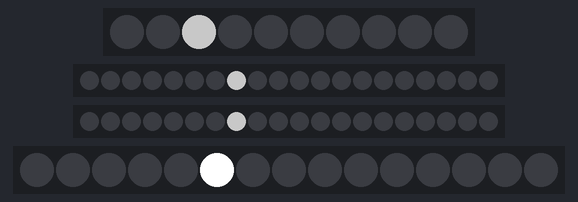
The sketch below on a simulated Arduino Uno, built with avr-gcc and run on an emulated ATmega328P. On the bench: 10 RGB LEDs in strip order, left to right, 2 × 20 RGB LEDs in strip order, left to right, 15 RGB LEDs in strip order, left to right. Dim RGB values are drawn brighter than linear.

Above: at 0.15 s.
At 4.98 s:
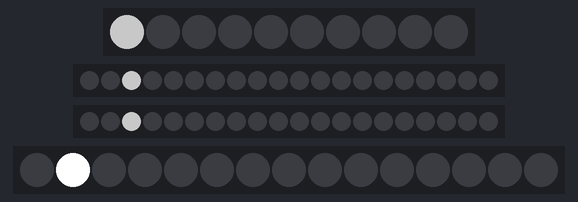
At 9.81 s:
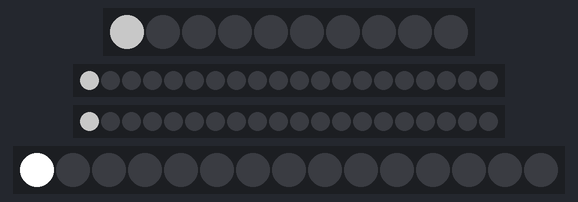
At 19.46 s:
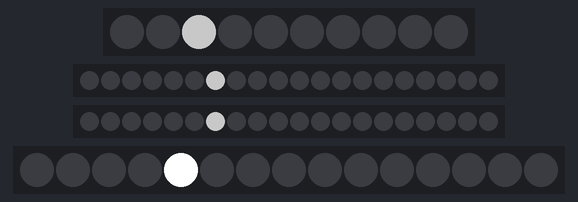
At 29.11 s:
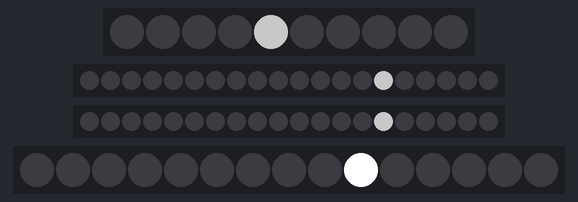
At 39.36 s:
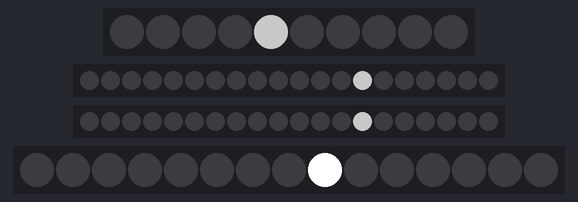

The sketch:

led_strip.ino
```cpp
#include <FastLED_NeoPixel.h>

// LED MAX between 0 to 255
#define STRIP_MAX 100
#define SKULL_MAX 255

FastLED_NeoPixel<10, 6, NEO_GRB> io;
FastLED_NeoPixel<20, 7, NEO_GRB> left;
FastLED_NeoPixel<20, 8, NEO_GRB> right;
FastLED_NeoPixel<15, 9, NEO_GRB> skull;


void setup() {

  io.begin();
  io.setBrightness(STRIP_MAX);

  right.begin();
  right.setBrightness(STRIP_MAX);

  left.begin();
  left.setBrightness(STRIP_MAX);

  skull.begin();
  skull.setBrightness(SKULL_MAX);

}

float t=0;
void loop() {
  if(t<6.28)
    t+=0.01;
  else
    t=0;

  io.setPixelColor((int)(((sin(t)+1)*2.5)), io.Color(255, 255, 255));
  io.show();

  right.setPixelColor((int)(((sin(t)+1)*7.5)), right.Color(255, 255, 255));
  right.show();

  left.setPixelColor((int)(((sin(t)+1)*7.5)), left.Color(255, 255, 255));
  left.show();

  skull.setPixelColor((int)(((sin(t)+1)*5)), skull.Color(255, 255, 255));
  skull.show();

  delay(1); //in milliseconds

  io.setPixelColor((int)(((sin(t)+1)*2.5)), io.Color(0, 0, 0));
  io.show();

  right.setPixelColor((int)(((sin(t)+1)*7.5)), right.Color(0, 0, 0));
  right.show();

  left.setPixelColor((int)(((sin(t)+1)*7.5)), left.Color(0, 0, 0));
  left.show();

  skull.setPixelColor((int)(((sin(t)+1)*5)), skull.Color(0, 0, 0));
  skull.show();

}
```
